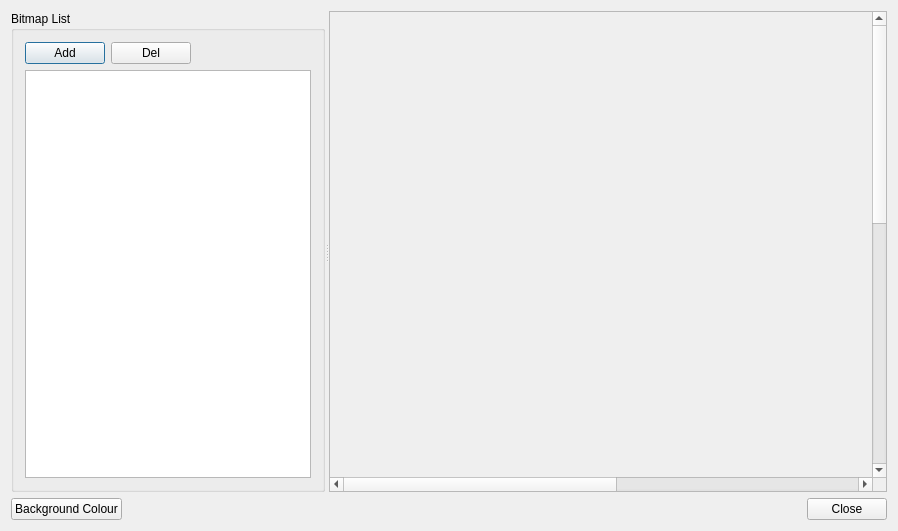
<?xml version="1.0" encoding="UTF-8"?>
<ui version="4.0">
 <class>bitmapImagePool</class>
 <widget class="QDialog" name="bitmapImagePool">
  <property name="geometry">
   <rect>
    <x>0</x>
    <y>0</y>
    <width>898</width>
    <height>531</height>
   </rect>
  </property>
  <property name="font">
   <font>
    <family>Arial</family>
   </font>
  </property>
  <property name="windowTitle">
   <string>Bitmap</string>
  </property>
  <layout class="QVBoxLayout" name="verticalLayout" stretch="1,0">
   <item>
    <widget class="QSplitter" name="splitter">
     <property name="orientation">
      <enum>Qt::Horizontal</enum>
     </property>
     <widget class="QGroupBox" name="groupBox">
      <property name="title">
       <string>Bitmap List</string>
      </property>
      <layout class="QGridLayout" name="gridLayout">
       <item row="0" column="0">
        <layout class="QVBoxLayout" name="verticalLayout_2" stretch="0,2">
         <item>
          <layout class="QHBoxLayout" name="horizontalLayout_3">
           <item>
            <widget class="QPushButton" name="btnAddBitmap">
             <property name="text">
              <string>Add</string>
             </property>
            </widget>
           </item>
           <item>
            <widget class="QPushButton" name="btnDelBitmap">
             <property name="text">
              <string>Del</string>
             </property>
            </widget>
           </item>
           <item>
            <spacer name="horizontalSpacer">
             <property name="orientation">
              <enum>Qt::Horizontal</enum>
             </property>
             <property name="sizeHint" stdset="0">
              <size>
               <width>40</width>
               <height>20</height>
              </size>
             </property>
            </spacer>
           </item>
          </layout>
         </item>
         <item>
          <widget class="QTableView" name="m_tblBitmapImagePool">
           <property name="sizePolicy">
            <sizepolicy hsizetype="Preferred" vsizetype="Preferred">
             <horstretch>0</horstretch>
             <verstretch>0</verstretch>
            </sizepolicy>
           </property>
           <property name="sortingEnabled">
            <bool>false</bool>
           </property>
          </widget>
         </item>
        </layout>
       </item>
      </layout>
     </widget>
     <widget class="QScrollArea" name="scrollArea">
      <property name="widgetResizable">
       <bool>true</bool>
      </property>
      <widget class="QWidget" name="scrollAreaWidgetContents">
       <property name="geometry">
        <rect>
         <x>0</x>
         <y>0</y>
         <width>1017</width>
         <height>1027</height>
        </rect>
       </property>
       <layout class="QVBoxLayout" name="verticalLayout_4">
        <item>
         <widget class="QWidget" name="widget" native="true">
          <property name="minimumSize">
           <size>
            <width>999</width>
            <height>999</height>
           </size>
          </property>
         </widget>
        </item>
        <item>
         <widget class="QLabel" name="label">
          <property name="sizePolicy">
           <sizepolicy hsizetype="Minimum" vsizetype="Preferred">
            <horstretch>0</horstretch>
            <verstretch>0</verstretch>
           </sizepolicy>
          </property>
          <property name="maximumSize">
           <size>
            <width>16777215</width>
            <height>4</height>
           </size>
          </property>
          <property name="styleSheet">
           <string notr="true">QLabel {
background-color: rgba(255, 255, 255, 255);
}</string>
          </property>
          <property name="text">
           <string/>
          </property>
         </widget>
        </item>
       </layout>
      </widget>
     </widget>
    </widget>
   </item>
   <item>
    <layout class="QHBoxLayout" name="horizontalLayout">
     <item>
      <widget class="QPushButton" name="btnColor">
       <property name="text">
        <string>Background Colour</string>
       </property>
      </widget>
     </item>
     <item>
      <spacer name="horizontalSpacer_2">
       <property name="orientation">
        <enum>Qt::Horizontal</enum>
       </property>
       <property name="sizeHint" stdset="0">
        <size>
         <width>40</width>
         <height>20</height>
        </size>
       </property>
      </spacer>
     </item>
     <item>
      <widget class="QPushButton" name="btnClose">
       <property name="text">
        <string>Close</string>
       </property>
      </widget>
     </item>
    </layout>
   </item>
  </layout>
 </widget>
 <layoutdefault spacing="6" margin="11"/>
 <resources/>
 <connections/>
</ui>
